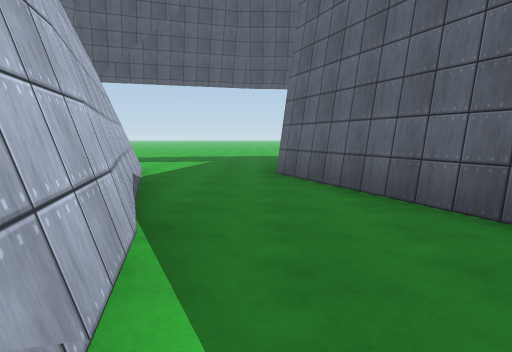
View 1 (above)

19 first-person views from a walk through a 3-D level made in the Unity game engine. The camera is 1.5 m above the floor, tilts 6° down and sees 70° across. The floor is counted in squares, 2 m on a side. Each view is taken from the middle of a square. On the plan, view 1 faces up. The plan holds only what a view shows up to about 11 squares ahead; the rest is blank. The place goes on beyond the plan. The player is left out. Surface patterns are stand-ins for the level's own textures.

View 2
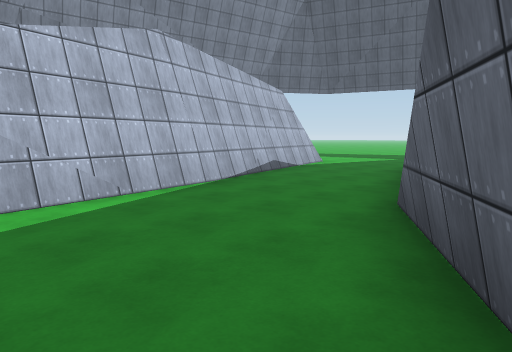

View 3
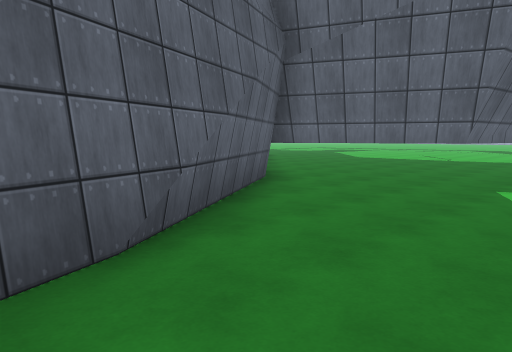

View 4
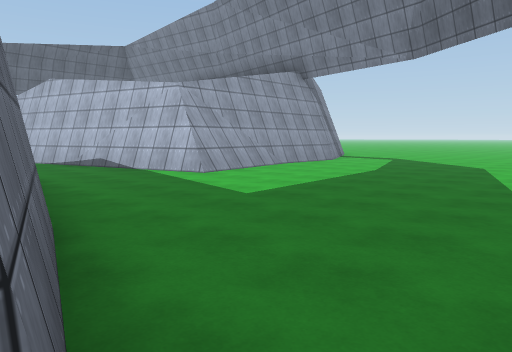

View 5
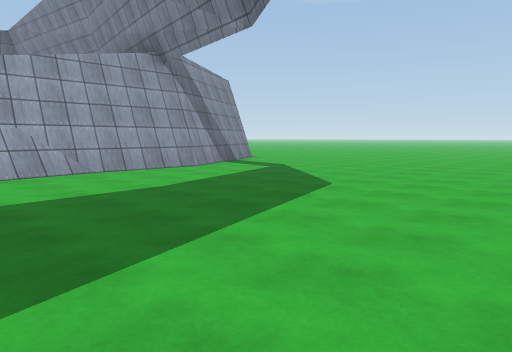

View 6
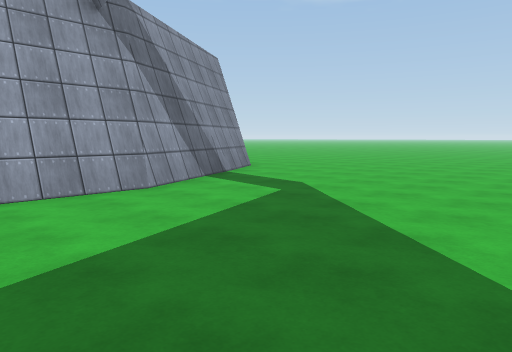

View 7
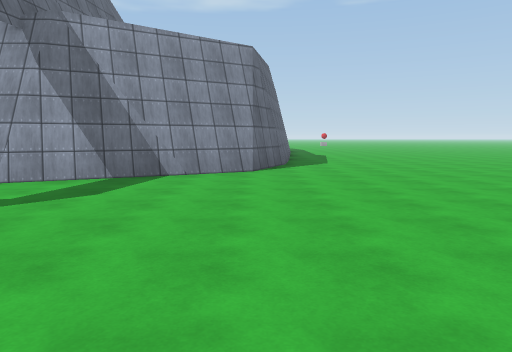

View 8
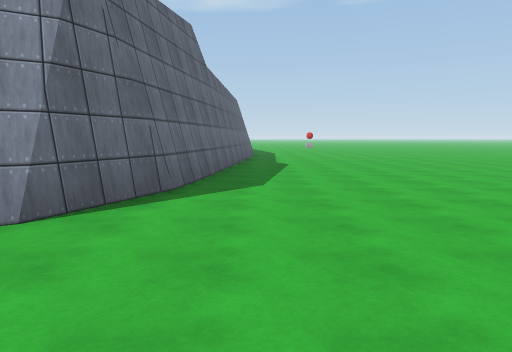

View 9
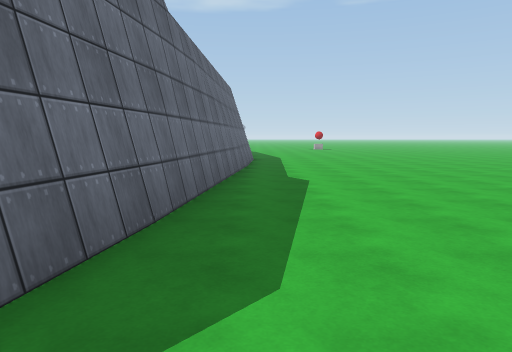

View 10
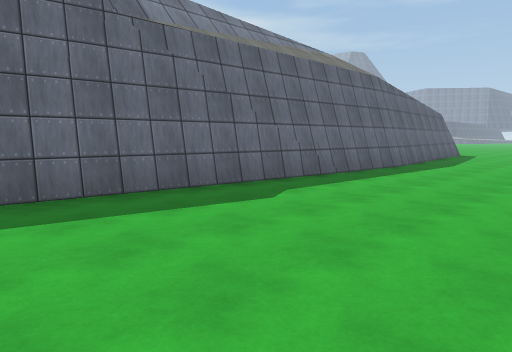

View 11
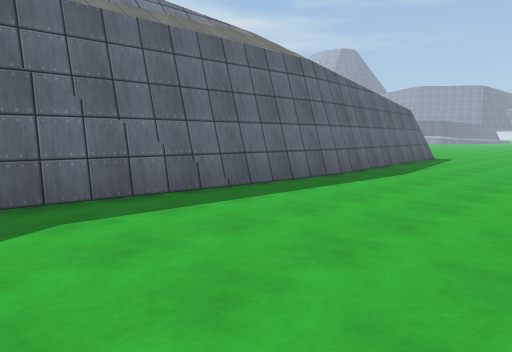

View 12
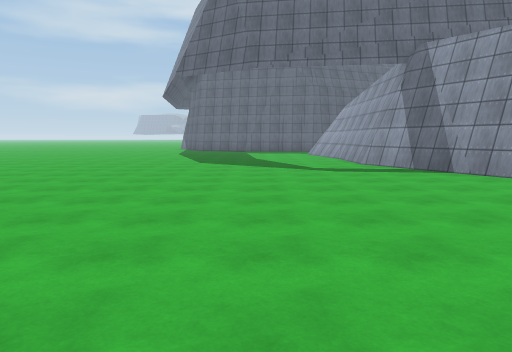

View 13
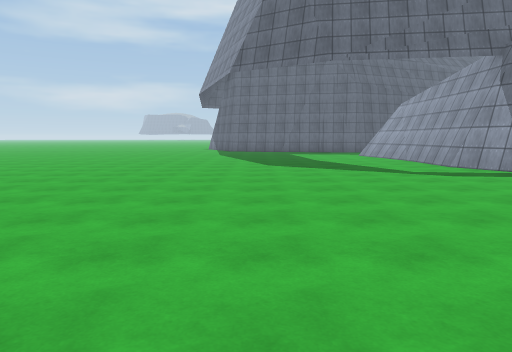

View 14
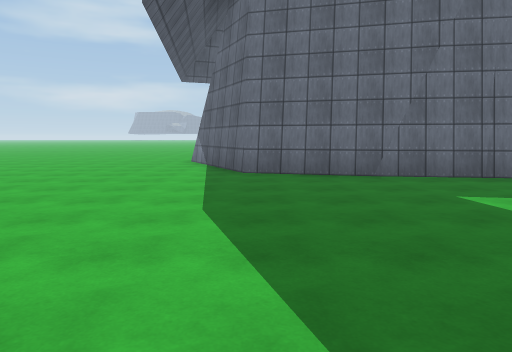

View 15
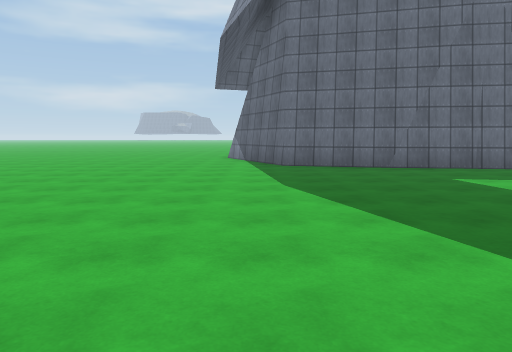

View 16
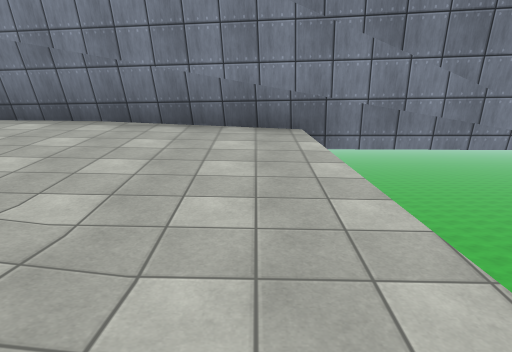

View 17
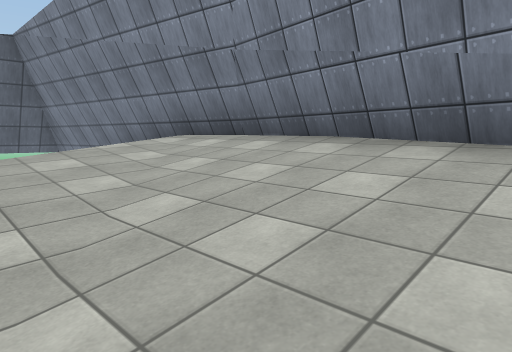

View 18
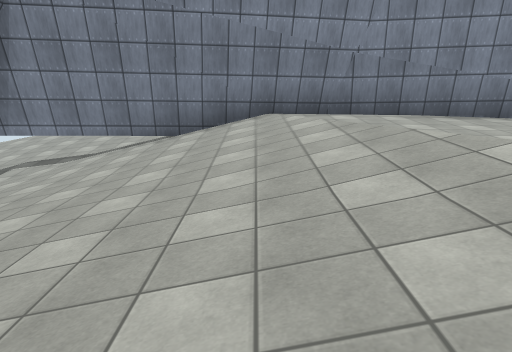

View 19
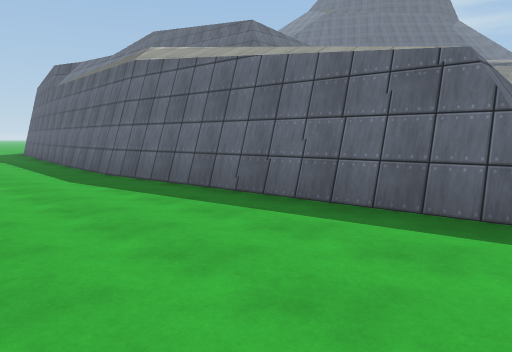

### Floor plan
Key: @ floor where view 1 was taken; # wall or solid block; . main floor; : floor 4 m higher than the main floor; / step, stairs or slope; = window, fence, low wall or low ledge; v drop or lower ground.
Columns run from 19 left of view 1 to 5 right of it. Each row starts with its distance up from view 1.
 17       ...................
 16      ....................
 15    ....................##
 14   ...................###
 13  ....................#
 12  ....................#
 11 ....................##
 10  ...................#
  9   ..................#
  8   .........######...#
  7  .......####   /#...#
  6 ......###//#/////#..##
  5 ......#// =#//// #...#
  4 .....#v   #////  #...##
  3 .....v/   #////  /#...#
  2 .....v/   #/// ///#...##
  1 .....#/   #///////#....#
  0 .....#    #///////:@...##
 -1 .....#=   #///////  ....#
 -2 .....#=  /#//////   ..###
 -3 .....#/ //#////      ##
 -4 .....#////////       #
 -5 ....////////
 -6 ....////////
 -7  .../////
 -8  ...///
 -9  ...///
-10   ...v
-11   ...#
-12  ....v
-13  ....#
-14  ....#
-15  ....

Where each view was taken, in squares from view 1:
view 1: 0 up, 0 right, facing up
view 2: 1 down, 4 right, facing up-left
view 3: 4 up, 0 right, facing down-right
view 4: 15 up, 2 right, facing down-left
view 5: 16 up, 3 left, facing down-left
view 6: 13 up, 6 left, facing down-left
view 7: 14 up, 13 left, facing down
view 8: 9 up, 15 left, facing down
view 9: 5 up, 15 left, facing down
view 10: 2 up, 19 left, facing down-right
view 11: 1 down, 19 left, facing down-right
view 12: 11 up, 19 left, facing right
view 13: 13 up, 18 left, facing right
view 14: 14 up, 6 left, facing right
view 15: 15 up, 8 left, facing right
view 16: 6 up, 3 left, facing left
view 17: 6 up, 5 left, facing down-left
view 18: 0 up, 1 left, facing left
view 19: 15 down, 18 left, facing up-right
